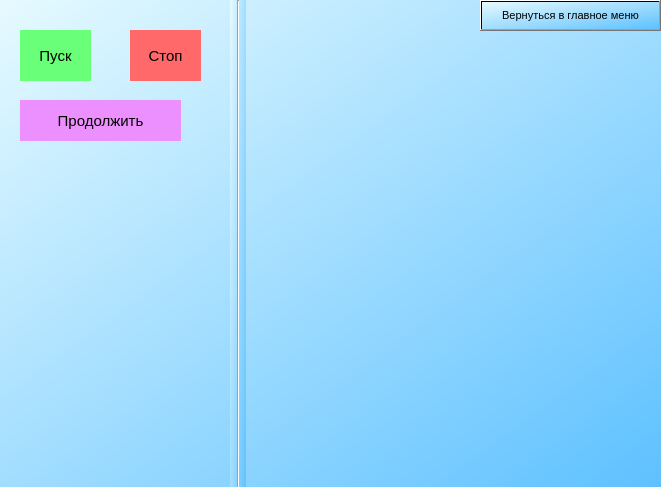
<?xml version="1.0" encoding="UTF-8"?>
<ui version="4.0">
 <class>Resistance</class>
 <widget class="QDialog" name="Resistance">
  <property name="geometry">
   <rect>
    <x>0</x>
    <y>0</y>
    <width>661</width>
    <height>487</height>
   </rect>
  </property>
  <property name="windowTitle">
   <string>Dialog</string>
  </property>
  <property name="styleSheet">
   <string notr="true">background-color:qlineargradient(spread:pad, x1:0, y1:0, x2:0.994751, y2:1, stop:0 rgba(230, 250, 255, 255), stop:1 rgba(94, 193, 255, 255))</string>
  </property>
  <widget class="QPushButton" name="pushButton_2">
   <property name="geometry">
    <rect>
     <x>20</x>
     <y>30</y>
     <width>71</width>
     <height>51</height>
    </rect>
   </property>
   <property name="font">
    <font>
     <pointsize>11</pointsize>
    </font>
   </property>
   <property name="styleSheet">
    <string notr="true">QPushButton{
 background-color: rgb(105, 255, 120);
 border-style: solid;

}

</string>
   </property>
   <property name="text">
    <string>Пуск</string>
   </property>
  </widget>
  <widget class="QPushButton" name="pushButton_3">
   <property name="geometry">
    <rect>
     <x>130</x>
     <y>30</y>
     <width>71</width>
     <height>51</height>
    </rect>
   </property>
   <property name="font">
    <font>
     <pointsize>11</pointsize>
    </font>
   </property>
   <property name="styleSheet">
    <string notr="true">QPushButton{
 background-color: rgb(255, 105, 105);
 border-style: solid;


}</string>
   </property>
   <property name="text">
    <string>Стоп</string>
   </property>
  </widget>
  <widget class="QPushButton" name="pushButton">
   <property name="geometry">
    <rect>
     <x>480</x>
     <y>0</y>
     <width>181</width>
     <height>31</height>
    </rect>
   </property>
   <property name="font">
    <font>
     <pointsize>8</pointsize>
    </font>
   </property>
   <property name="text">
    <string>Вернуться в главное меню</string>
   </property>
  </widget>
  <widget class="Line" name="line">
   <property name="geometry">
    <rect>
     <x>230</x>
     <y>0</y>
     <width>16</width>
     <height>511</height>
    </rect>
   </property>
   <property name="font">
    <font>
     <pointsize>11</pointsize>
     <weight>50</weight>
     <bold>false</bold>
    </font>
   </property>
   <property name="styleSheet">
    <string notr="true">color:rgb(85, 170, 0)</string>
   </property>
   <property name="orientation">
    <enum>Qt::Vertical</enum>
   </property>
  </widget>
  <widget class="QPushButton" name="pushButton_4">
   <property name="geometry">
    <rect>
     <x>20</x>
     <y>100</y>
     <width>161</width>
     <height>41</height>
    </rect>
   </property>
   <property name="font">
    <font>
     <pointsize>11</pointsize>
    </font>
   </property>
   <property name="styleSheet">
    <string notr="true">QPushButton{
 background-color: rgb(236, 143, 255);
 border-style: solid;


}
</string>
   </property>
   <property name="text">
    <string>Продолжить</string>
   </property>
  </widget>
 </widget>
 <resources/>
 <connections/>
</ui>
